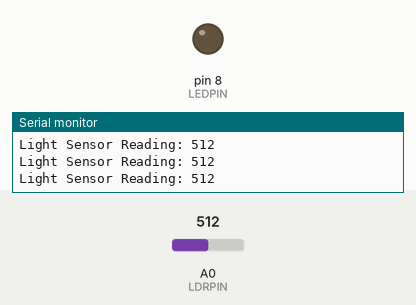
Recording of a sketch running on a simulated Arduino Uno, built with avr-gcc and run on an emulated ATmega328P. Shown: output pins drawn as LEDs (lit = HIGH), the last lines printed to the serial monitor. The inputs (shaded band) are chosen by the test bench; at power-on: A0 (LDRPIN) = 512.

Above: at 1.3 s.
1.4 s: A0 (LDRPIN) set to 584
2.9 s: A0 (LDRPIN) set to 619
At 3.8 s:
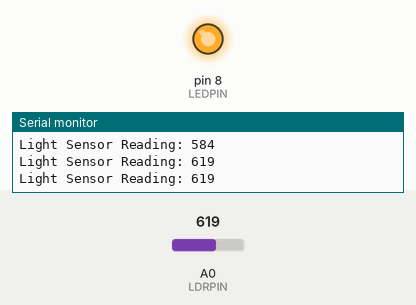
4.5 s: A0 (LDRPIN) set to 590
At 5.0 s:
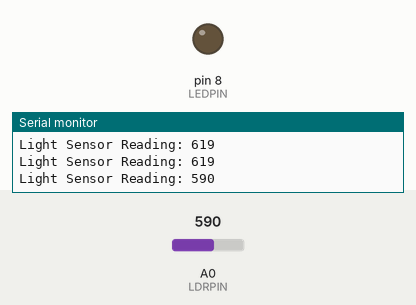
6.0 s: A0 (LDRPIN) set to 610
At 7.4 s:
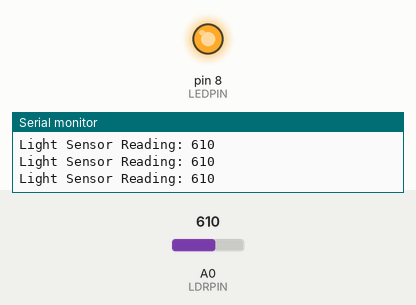
Timing chart, 0 to 8.5 s (numbered marks = the images above; inputs shaded):
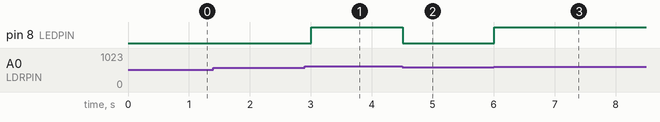

Measured:
- the behaviour switches between 600 and 601 on A0 (LDRPIN) (found by bisection; images 0 and 1)
- after the input at 2.9 s, pin 8 (LEDPIN): LOW → HIGH after 0.10 s
- after the input at 4.5 s, pin 8 (LEDPIN): HIGH → LOW at once
- after the input at 6.0 s, pin 8 (LEDPIN): LOW → HIGH at once

The sketch:

sketch.ino
```cpp
#define LDRPIN A0
#define LEDPIN 8

void setup() {
  Serial.begin(9600);
  pinMode(LEDPIN, OUTPUT);
}

void loop() {
  int lightValue = analogRead(LDRPIN);

  Serial.print("Light Sensor Reading: ");
  Serial.println(lightValue);

  // TASK 1: Change the threshold to 500
  if (lightValue > 600) {
    digitalWrite(LEDPIN, HIGH);
  } else {
    digitalWrite(LEDPIN, LOW);
  }

  delay(500);
}
```
